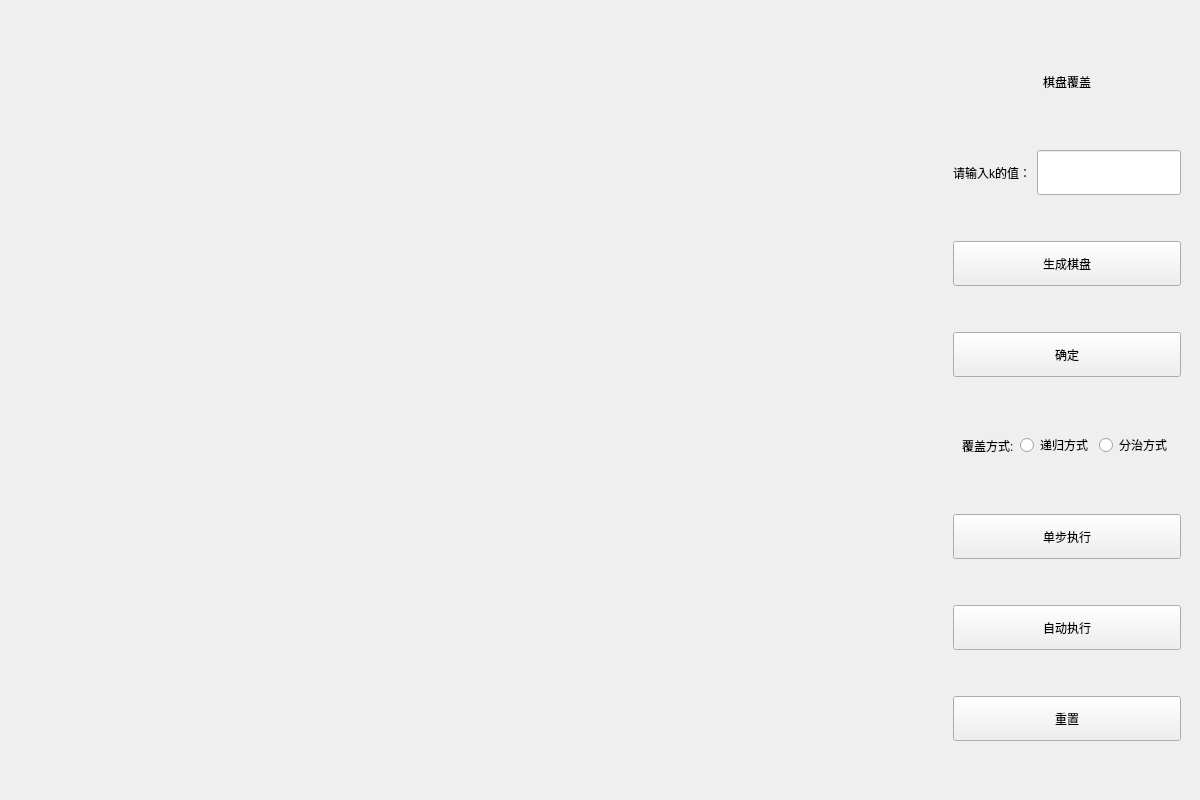
<?xml version="1.0" encoding="UTF-8"?>
<ui version="4.0">
 <class>Chessboard_Window</class>
 <widget class="QMainWindow" name="Chessboard_Window">
  <property name="geometry">
   <rect>
    <x>0</x>
    <y>0</y>
    <width>1200</width>
    <height>800</height>
   </rect>
  </property>
  <property name="windowTitle">
   <string>MainWindow</string>
  </property>
  <widget class="QWidget" name="centralwidget">
   <layout class="QHBoxLayout" name="horizontalLayout">
    <property name="spacing">
     <number>10</number>
    </property>
    <property name="leftMargin">
     <number>10</number>
    </property>
    <property name="topMargin">
     <number>10</number>
    </property>
    <property name="rightMargin">
     <number>10</number>
    </property>
    <property name="bottomMargin">
     <number>10</number>
    </property>
    <item>
     <widget class="Chessboard" name="chessboard"/>
    </item>
    <item>
     <widget class="QWidget" name="widget_2" native="true">
      <property name="sizePolicy">
       <sizepolicy hsizetype="Fixed" vsizetype="Preferred">
        <horstretch>0</horstretch>
        <verstretch>0</verstretch>
       </sizepolicy>
      </property>
      <layout class="QVBoxLayout" name="verticalLayout">
       <item>
        <spacer name="verticalSpacer">
         <property name="orientation">
          <enum>Qt::Vertical</enum>
         </property>
         <property name="sizeType">
          <enum>QSizePolicy::Preferred</enum>
         </property>
         <property name="sizeHint" stdset="0">
          <size>
           <width>20</width>
           <height>40</height>
          </size>
         </property>
        </spacer>
       </item>
       <item>
        <widget class="QLabel" name="label">
         <property name="text">
          <string>棋盘覆盖</string>
         </property>
         <property name="alignment">
          <set>Qt::AlignCenter</set>
         </property>
        </widget>
       </item>
       <item>
        <spacer name="verticalSpacer_7">
         <property name="orientation">
          <enum>Qt::Vertical</enum>
         </property>
         <property name="sizeType">
          <enum>QSizePolicy::Preferred</enum>
         </property>
         <property name="sizeHint" stdset="0">
          <size>
           <width>20</width>
           <height>40</height>
          </size>
         </property>
        </spacer>
       </item>
       <item>
        <widget class="QWidget" name="widget_3" native="true">
         <layout class="QHBoxLayout" name="horizontalLayout_3">
          <property name="spacing">
           <number>6</number>
          </property>
          <property name="leftMargin">
           <number>0</number>
          </property>
          <property name="topMargin">
           <number>0</number>
          </property>
          <property name="rightMargin">
           <number>0</number>
          </property>
          <property name="bottomMargin">
           <number>0</number>
          </property>
          <item>
           <widget class="QLabel" name="label_3">
            <property name="text">
             <string>请输入k的值：</string>
            </property>
           </widget>
          </item>
          <item>
           <widget class="QLineEdit" name="k_edit">
            <property name="sizePolicy">
             <sizepolicy hsizetype="Expanding" vsizetype="Preferred">
              <horstretch>0</horstretch>
              <verstretch>0</verstretch>
             </sizepolicy>
            </property>
           </widget>
          </item>
         </layout>
        </widget>
       </item>
       <item>
        <spacer name="verticalSpacer_6">
         <property name="orientation">
          <enum>Qt::Vertical</enum>
         </property>
         <property name="sizeType">
          <enum>QSizePolicy::Preferred</enum>
         </property>
         <property name="sizeHint" stdset="0">
          <size>
           <width>20</width>
           <height>40</height>
          </size>
         </property>
        </spacer>
       </item>
       <item>
        <widget class="QPushButton" name="begin">
         <property name="sizePolicy">
          <sizepolicy hsizetype="Minimum" vsizetype="Preferred">
           <horstretch>0</horstretch>
           <verstretch>0</verstretch>
          </sizepolicy>
         </property>
         <property name="text">
          <string>生成棋盘</string>
         </property>
        </widget>
       </item>
       <item>
        <spacer name="verticalSpacer_8">
         <property name="orientation">
          <enum>Qt::Vertical</enum>
         </property>
         <property name="sizeType">
          <enum>QSizePolicy::Preferred</enum>
         </property>
         <property name="sizeHint" stdset="0">
          <size>
           <width>20</width>
           <height>40</height>
          </size>
         </property>
        </spacer>
       </item>
       <item>
        <widget class="QPushButton" name="confirm">
         <property name="sizePolicy">
          <sizepolicy hsizetype="Minimum" vsizetype="Preferred">
           <horstretch>0</horstretch>
           <verstretch>0</verstretch>
          </sizepolicy>
         </property>
         <property name="text">
          <string>确定</string>
         </property>
        </widget>
       </item>
       <item>
        <spacer name="verticalSpacer_9">
         <property name="orientation">
          <enum>Qt::Vertical</enum>
         </property>
         <property name="sizeType">
          <enum>QSizePolicy::Preferred</enum>
         </property>
         <property name="sizeHint" stdset="0">
          <size>
           <width>20</width>
           <height>40</height>
          </size>
         </property>
        </spacer>
       </item>
       <item>
        <widget class="QWidget" name="widget" native="true">
         <layout class="QHBoxLayout" name="horizontalLayout_2">
          <item>
           <widget class="QLabel" name="label_2">
            <property name="text">
             <string>覆盖方式:</string>
            </property>
           </widget>
          </item>
          <item>
           <widget class="QRadioButton" name="recursion_choice">
            <property name="text">
             <string>递归方式</string>
            </property>
           </widget>
          </item>
          <item>
           <widget class="QRadioButton" name="divide_choice">
            <property name="text">
             <string>分治方式</string>
            </property>
           </widget>
          </item>
         </layout>
        </widget>
       </item>
       <item>
        <spacer name="verticalSpacer_5">
         <property name="orientation">
          <enum>Qt::Vertical</enum>
         </property>
         <property name="sizeType">
          <enum>QSizePolicy::Preferred</enum>
         </property>
         <property name="sizeHint" stdset="0">
          <size>
           <width>20</width>
           <height>40</height>
          </size>
         </property>
        </spacer>
       </item>
       <item>
        <widget class="QPushButton" name="do_one_step">
         <property name="sizePolicy">
          <sizepolicy hsizetype="Minimum" vsizetype="Preferred">
           <horstretch>0</horstretch>
           <verstretch>0</verstretch>
          </sizepolicy>
         </property>
         <property name="text">
          <string>单步执行</string>
         </property>
        </widget>
       </item>
       <item>
        <spacer name="verticalSpacer_4">
         <property name="orientation">
          <enum>Qt::Vertical</enum>
         </property>
         <property name="sizeType">
          <enum>QSizePolicy::Preferred</enum>
         </property>
         <property name="sizeHint" stdset="0">
          <size>
           <width>20</width>
           <height>40</height>
          </size>
         </property>
        </spacer>
       </item>
       <item>
        <widget class="QPushButton" name="auto_do_step">
         <property name="sizePolicy">
          <sizepolicy hsizetype="Minimum" vsizetype="Preferred">
           <horstretch>0</horstretch>
           <verstretch>0</verstretch>
          </sizepolicy>
         </property>
         <property name="text">
          <string>自动执行</string>
         </property>
        </widget>
       </item>
       <item>
        <spacer name="verticalSpacer_3">
         <property name="orientation">
          <enum>Qt::Vertical</enum>
         </property>
         <property name="sizeType">
          <enum>QSizePolicy::Preferred</enum>
         </property>
         <property name="sizeHint" stdset="0">
          <size>
           <width>20</width>
           <height>40</height>
          </size>
         </property>
        </spacer>
       </item>
       <item>
        <widget class="QPushButton" name="reset">
         <property name="sizePolicy">
          <sizepolicy hsizetype="Minimum" vsizetype="Preferred">
           <horstretch>0</horstretch>
           <verstretch>0</verstretch>
          </sizepolicy>
         </property>
         <property name="text">
          <string>重置</string>
         </property>
        </widget>
       </item>
       <item>
        <spacer name="verticalSpacer_2">
         <property name="orientation">
          <enum>Qt::Vertical</enum>
         </property>
         <property name="sizeType">
          <enum>QSizePolicy::Preferred</enum>
         </property>
         <property name="sizeHint" stdset="0">
          <size>
           <width>20</width>
           <height>40</height>
          </size>
         </property>
        </spacer>
       </item>
      </layout>
     </widget>
    </item>
   </layout>
  </widget>
  <widget class="QMenuBar" name="menubar">
   <property name="geometry">
    <rect>
     <x>0</x>
     <y>0</y>
     <width>1200</width>
     <height>23</height>
    </rect>
   </property>
  </widget>
 </widget>
 <customwidgets>
  <customwidget>
   <class>Chessboard</class>
   <extends>QFrame</extends>
   <header>chessboard.h</header>
   <container>1</container>
  </customwidget>
 </customwidgets>
 <resources/>
 <connections/>
</ui>
